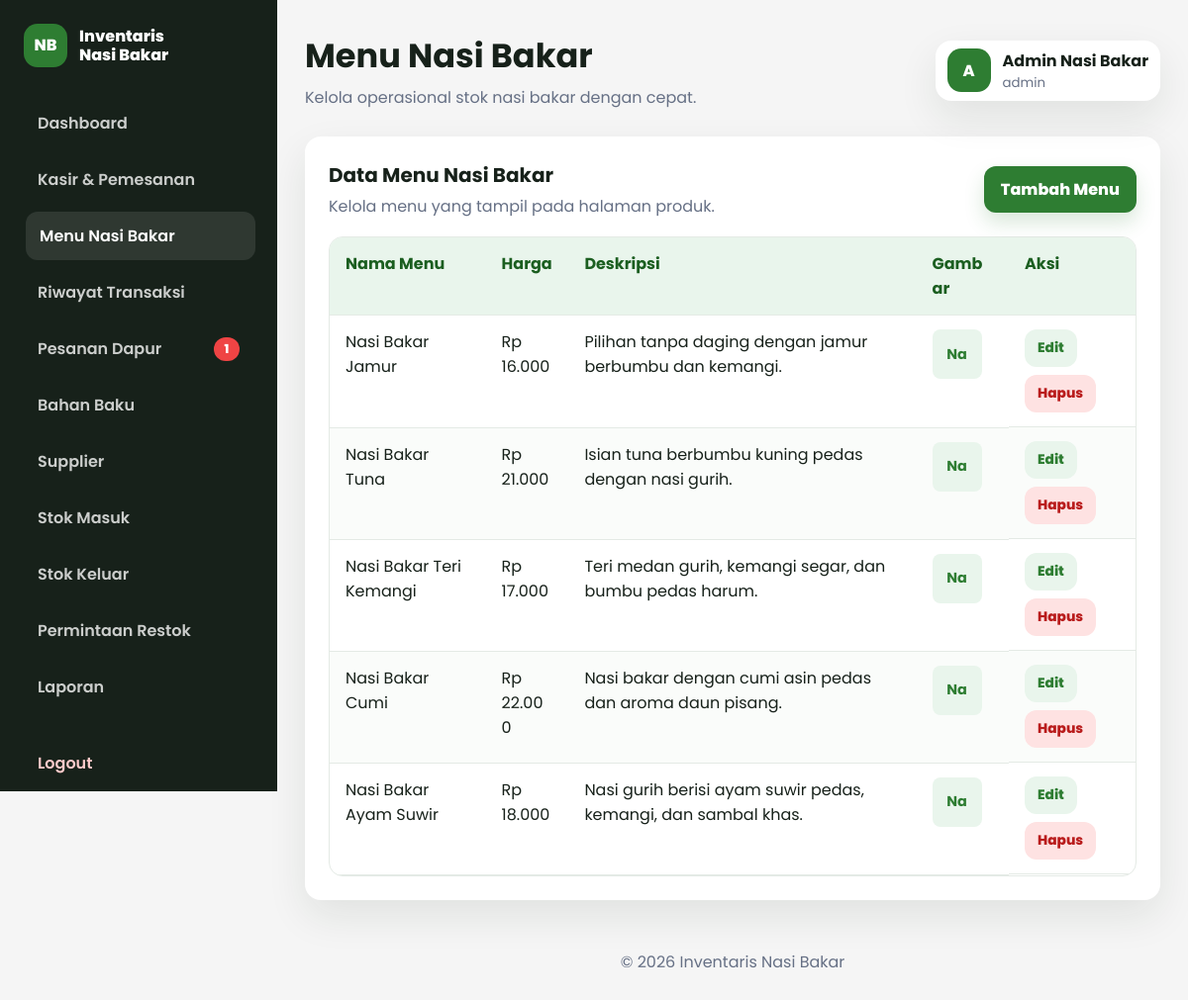
Page /dashboard/menu/index.php (signed in) on the committed database.
### tables this page shows
CREATE TABLE menu_nasi_bakar (
    id INT AUTO_INCREMENT PRIMARY KEY,
    nama_menu VARCHAR(120) NOT NULL,
    harga DECIMAL(12,2) NOT NULL DEFAULT 0,
    deskripsi TEXT NOT NULL,
    gambar VARCHAR(180) DEFAULT NULL
);

### includes/functions.php (called while the page is built, shortened)
<?php
function e(?string $value): string
{
    return htmlspecialchars((string) $value, ENT_QUOTES, 'UTF-8');
}
function current_role(): string
{
    $role = $_SESSION['role'] ?? '';
    return $role === 'restok' ? 'gudang' : $role;
}
function is_full_access(): bool
{
    return in_array(current_role(), ['admin', 'owner'], true);
}
function role_can_access(array $roles): bool
{
    return is_full_access() || in_array(current_role(), $roles, true);
}
function rupiah($value): string
{
    return 'Rp ' . number_format((float) $value, 0, ',', '.');
}

### dashboard/menu/index.php (the view, shortened to what this page needs)
<?php
require_once __DIR__ . '/../../config/koneksi.php';
require_once __DIR__ . '/../../includes/functions.php';
$rows = mysqli_fetch_all(mysqli_query($conn, 'SELECT * FROM menu_nasi_bakar ORDER BY id DESC'), MYSQLI_ASSOC);
include __DIR__ . '/../../includes/header.php';
?>
<section class="panel">
    <div class="panel-header">
        <div>
            <h2>Data Menu Nasi Bakar</h2>
            <p>Kelola menu yang tampil pada halaman produk.</p>
        </div>
        <?php if (role_can_access(['dapur'])): ?>
            <a class="btn btn-primary" href="form.php">Tambah Menu</a>
        <?php endif; ?>
    </div>
    <div class="table-wrap">
        <table>
            <thead>
                <tr>
                    <th>Nama Menu</th>
                    <th>Harga</th>
                    <th>Deskripsi</th>
                    <th>Gambar</th>
                    <?php if (role_can_access(['dapur'])): ?>
                        <th>Aksi</th>
                    <?php endif; ?>
                </tr>
            </thead>
            <tbody>
                <?php foreach ($rows as $row): ?>
                    <tr>
                        <td><?= e($row['nama_menu']); ?></td>
                        <td><?= rupiah($row['harga']); ?></td>
                        <td><?= e($row['deskripsi']); ?></td>
                        <td>
                            <?php if (!empty($row['gambar']) && file_exists(__DIR__ . '/../../assets/images/' . $row['gambar'])): ?>
                                <img src="../../assets/images/<?= e($row['gambar']); ?>" alt="Gambar Menu" style="width: 50px; height: 50px; object-fit: cover; border-radius: 8px; border: 1px solid var(--border);">
                            <?php else: ?>
                                <div style="width: 50px; height: 50px; background: #e9f5ec; color: var(--primary); display: flex; align-items: center; justify-content: center; font-weight: bold; border-radius: 8px; font-size: 0.9rem;">
                                    <?= e(substr($row['nama_menu'], 0, 2)); ?>
                                </div>
                            <?php endif; ?>
                        </td>
                        <?php if (role_can_access(['dapur'])): ?>
                            <td class="actions">
                                <a class="btn-small" href="form.php?id=<?= (int) $row['id']; ?>">Edit</a>
                                <a class="btn-small danger" href="hapus.php?id=<?= (int) $row['id']; ?>" data-confirm="Hapus menu ini?">Hapus</a>
                            </td>
                        <?php endif; ?>
                    </tr>
                <?php endforeach; ?>
            </tbody>
        </table>
    </div>
</section>
<?php include __DIR__ . '/../../includes/footer.php'; ?>

### assets/css/dashboard.css (style rules this page uses)
:root { --primary: #2E7D32; --primary-dark: #1B5E20; --secondary: #F5F5F5; --accent: #FFC107; --danger: #EF4444; --text: #17211A; --muted: #667085; --border: #E4EAE5; --white: #FFFFFF; --shadow: 0 16px 40px rgba(22, 39, 24, 0.09); }
* { box-sizing: border-box; }
body { margin: 0; font-family: "Poppins", sans-serif; color: var(--text); background: var(--secondary); overflow-x: hidden; }
a { color: inherit; text-decoration: none; }
.stat-card, .panel { border-radius: 16px; background: var(--white); box-shadow: var(--shadow); }
.panel { padding: 24px; margin-bottom: 24px; }
.panel-header { display: flex; align-items: center; justify-content: space-between; gap: 16px; margin-bottom: 18px; min-width: 0; }
.panel-header h2 { margin: 0; font-size: 1.25rem; overflow-wrap: anywhere; }
.panel-header p { margin: 4px 0 0; color: var(--muted); }
.btn, .btn-small { min-height: 44px; display: inline-flex; align-items: center; justify-content: center; border: 1px solid transparent; border-radius: 12px; padding: 10px 16px; font-weight: 800; cursor: pointer; transition: background 0.2s ease, transform 0.2s ease, box-shadow 0.2s ease; text-align: center; white-space: normal; }
.btn-primary { background: var(--primary); color: var(--white); box-shadow: 0 10px 20px rgba(46, 125, 50, 0.18); }
.btn-small { min-height: 36px; padding: 8px 12px; background: #E9F5EC; color: var(--primary); font-size: 0.86rem; }
.btn-small.danger { background: #FEE2E2; color: #B91C1C; }
.table-wrap { width: 100%; overflow-x: auto; -webkit-overflow-scrolling: touch; border: 1px solid var(--border); border-radius: 14px; }
table { width: 100%; border-collapse: collapse; min-width: 720px; }
thead th { position: sticky; top: 0; z-index: 1; background: #E9F5EC; color: var(--primary-dark); text-align: left; }
th, td { padding: 14px 16px; border-bottom: 1px solid var(--border); vertical-align: top; overflow-wrap: anywhere; }
tbody tr:nth-child(even) { background: #FAFCFA; }
.actions { display: flex; flex-wrap: wrap; gap: 8px; align-items: center; }

### rows in the picture
menu_nasi_bakar: nama_menu "Nasi Bakar Jamur", harga "Rp 16.000", deskripsi "Pilihan tanpa daging dengan jamur berbumbu dan kemangi.", nama_menu "Na"
menu_nasi_bakar: nama_menu "Nasi Bakar Tuna", harga "Rp 21.000", deskripsi "Isian tuna berbumbu kuning pedas dengan nasi gurih.", nama_menu "Na"
menu_nasi_bakar: nama_menu "Nasi Bakar Teri Kemangi", harga "Rp 17.000", deskripsi "Teri medan gurih, kemangi segar, dan bumbu pedas harum.", nama_menu "Na"
menu_nasi_bakar: nama_menu "Nasi Bakar Cumi", harga "Rp 22.000", deskripsi "Nasi bakar dengan cumi asin pedas dan aroma daun pisang.", nama_menu "Na"
menu_nasi_bakar: nama_menu "Nasi Bakar Ayam Suwir", harga "Rp 18.000", deskripsi "Nasi gurih berisi ayam suwir pedas, kemangi, dan sambal khas.", nama_menu "Na"

### other values in the picture
$sidebarNotifPesananBaru "1"
$pageTitle "Menu Nasi Bakar"
$initial "A"
$adminName "Admin Nasi Bakar"
$roleLabel "admin"
